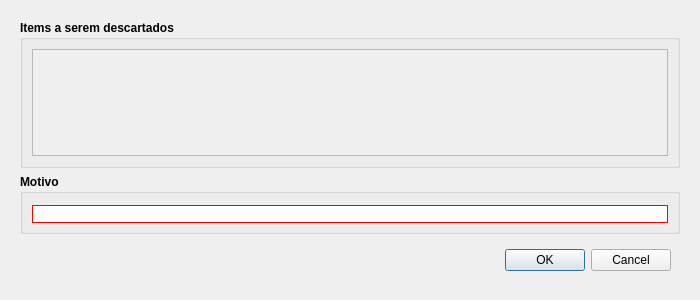
<?xml version="1.0" encoding="UTF-8"?>
<ui version="4.0">
 <class>DescarteItems</class>
 <widget class="QWidget" name="DescarteItems">
  <property name="windowModality">
   <enum>Qt::NonModal</enum>
  </property>
  <property name="geometry">
   <rect>
    <x>0</x>
    <y>0</y>
    <width>700</width>
    <height>300</height>
   </rect>
  </property>
  <property name="sizePolicy">
   <sizepolicy hsizetype="Minimum" vsizetype="Minimum">
    <horstretch>0</horstretch>
    <verstretch>0</verstretch>
   </sizepolicy>
  </property>
  <property name="minimumSize">
   <size>
    <width>700</width>
    <height>300</height>
   </size>
  </property>
  <property name="windowTitle">
   <string>Descarte de Mercadoria</string>
  </property>
  <layout class="QHBoxLayout" name="horizontalLayout_2">
   <item>
    <widget class="QFrame" name="horizontalFrame">
     <layout class="QVBoxLayout" name="verticalLayout">
      <property name="sizeConstraint">
       <enum>QLayout::SetMaximumSize</enum>
      </property>
      <property name="leftMargin">
       <number>9</number>
      </property>
      <property name="topMargin">
       <number>9</number>
      </property>
      <property name="rightMargin">
       <number>9</number>
      </property>
      <property name="bottomMargin">
       <number>9</number>
      </property>
      <item>
       <widget class="QGroupBox" name="formGroupBox">
        <property name="sizePolicy">
         <sizepolicy hsizetype="Preferred" vsizetype="Expanding">
          <horstretch>0</horstretch>
          <verstretch>0</verstretch>
         </sizepolicy>
        </property>
        <property name="font">
         <font>
          <weight>75</weight>
          <bold>true</bold>
         </font>
        </property>
        <property name="title">
         <string>Items a serem descartados</string>
        </property>
        <layout class="QVBoxLayout" name="verticalLayout_2">
         <item>
          <widget class="QScrollArea" name="scrollArea">
           <property name="widgetResizable">
            <bool>true</bool>
           </property>
           <widget class="QWidget" name="scrollAreaWidgetContents">
            <property name="geometry">
             <rect>
              <x>0</x>
              <y>0</y>
              <width>638</width>
              <height>103</height>
             </rect>
            </property>
            <property name="sizePolicy">
             <sizepolicy hsizetype="Preferred" vsizetype="Expanding">
              <horstretch>0</horstretch>
              <verstretch>0</verstretch>
             </sizepolicy>
            </property>
            <layout class="QHBoxLayout" name="horizontalLayout_4">
             <item>
              <widget class="QLabel" name="label_items">
               <property name="sizePolicy">
                <sizepolicy hsizetype="Preferred" vsizetype="Expanding">
                 <horstretch>0</horstretch>
                 <verstretch>0</verstretch>
                </sizepolicy>
               </property>
               <property name="font">
                <font>
                 <weight>50</weight>
                 <bold>false</bold>
                </font>
               </property>
               <property name="text">
                <string/>
               </property>
               <property name="wordWrap">
                <bool>true</bool>
               </property>
              </widget>
             </item>
            </layout>
           </widget>
          </widget>
         </item>
        </layout>
       </widget>
      </item>
      <item>
       <widget class="QGroupBox" name="groupBox">
        <property name="maximumSize">
         <size>
          <width>16777215</width>
          <height>60</height>
         </size>
        </property>
        <property name="font">
         <font>
          <weight>75</weight>
          <bold>true</bold>
         </font>
        </property>
        <property name="title">
         <string>Motivo</string>
        </property>
        <layout class="QHBoxLayout" name="horizontalLayout">
         <property name="spacing">
          <number>6</number>
         </property>
         <property name="leftMargin">
          <number>9</number>
         </property>
         <property name="topMargin">
          <number>9</number>
         </property>
         <property name="rightMargin">
          <number>9</number>
         </property>
         <property name="bottomMargin">
          <number>9</number>
         </property>
         <item>
          <widget class="QScrollArea" name="scrollArea_2">
           <property name="minimumSize">
            <size>
             <width>0</width>
             <height>22</height>
            </size>
           </property>
           <property name="maximumSize">
            <size>
             <width>16777215</width>
             <height>16777215</height>
            </size>
           </property>
           <property name="frameShape">
            <enum>QFrame::NoFrame</enum>
           </property>
           <property name="frameShadow">
            <enum>QFrame::Plain</enum>
           </property>
           <property name="widgetResizable">
            <bool>true</bool>
           </property>
           <widget class="QWidget" name="scrollAreaWidgetContents_2">
            <property name="geometry">
             <rect>
              <x>0</x>
              <y>0</y>
              <width>640</width>
              <height>22</height>
             </rect>
            </property>
            <layout class="QVBoxLayout" name="verticalLayout_3">
             <property name="spacing">
              <number>0</number>
             </property>
             <property name="leftMargin">
              <number>0</number>
             </property>
             <property name="topMargin">
              <number>0</number>
             </property>
             <property name="rightMargin">
              <number>0</number>
             </property>
             <property name="bottomMargin">
              <number>0</number>
             </property>
             <item>
              <widget class="QLineEdit" name="textEdit_motivo">
               <property name="sizePolicy">
                <sizepolicy hsizetype="Expanding" vsizetype="Fixed">
                 <horstretch>0</horstretch>
                 <verstretch>0</verstretch>
                </sizepolicy>
               </property>
               <property name="toolTip">
                <string>O Motivo será aplicado a todos os items</string>
               </property>
               <property name="toolTipDuration">
                <number>10000</number>
               </property>
               <property name="styleSheet">
                <string notr="true">border: 1px solid red;
</string>
               </property>
               <property name="maxLength">
                <number>150</number>
               </property>
              </widget>
             </item>
            </layout>
           </widget>
          </widget>
         </item>
        </layout>
       </widget>
      </item>
      <item>
       <widget class="QFrame" name="frame">
        <property name="frameShape">
         <enum>QFrame::NoFrame</enum>
        </property>
        <property name="frameShadow">
         <enum>QFrame::Plain</enum>
        </property>
        <layout class="QHBoxLayout" name="horizontalLayout_3">
         <item>
          <widget class="QDialogButtonBox" name="buttonBox_descartar">
           <property name="standardButtons">
            <set>QDialogButtonBox::Cancel|QDialogButtonBox::Ok</set>
           </property>
          </widget>
         </item>
        </layout>
       </widget>
      </item>
     </layout>
    </widget>
   </item>
  </layout>
 </widget>
 <resources/>
 <connections/>
</ui>
